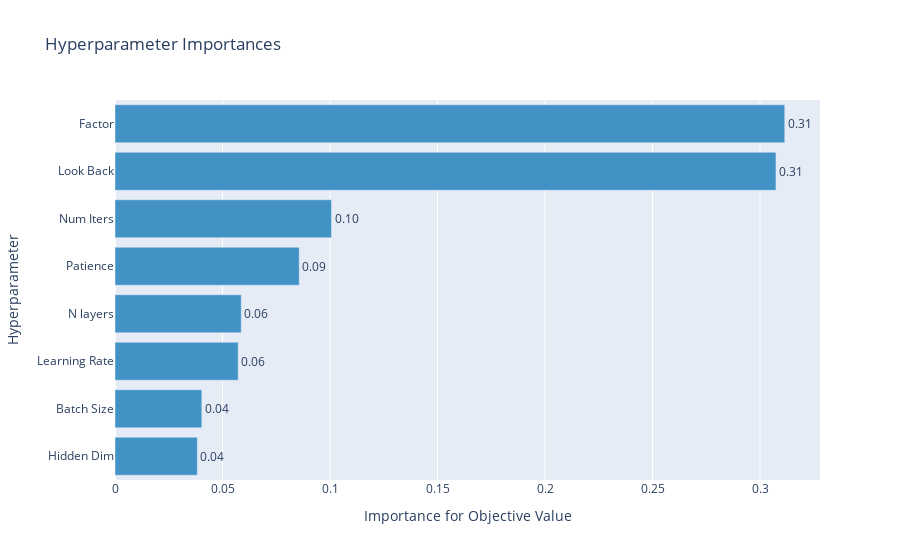

Notebook code cell kept with this figure:
### Code cell
optuna.visualization.plot_param_importances(study_gru)

### Figure 1 — Plotly figure (JSON) as saved in the notebook; plotly's stock layout.template omitted (floating-point values rounded to 4 significant figures)
{"data": [{"cliponaxis": false, "hovertemplate": ["Hidden Dim (IntLogUniformDistribution): 0.03828934204956216<extra></extra>", "Batch Size (IntLogUniformDistribution): 0.04038087053674427<extra></extra>", "Learning Rate (LogUniformDistribution): 0.05728902375320798<extra></extra>", "N layers (IntUniformDistribution): 0.0587208337586644<extra></extra>", "Patience (IntUniformDistribution): 0.08568221730480037<extra></extra>", "Num Iters (IntUniformDistribution): 0.10069628928139705<extra></extra>", "Look Back (IntUniformDistribution): 0.30742976141037565<extra></extra>", "Factor (LogUniformDistribution): 0.31151166190524815<extra></extra>"], "marker": {"color": "rgb(66,146,198)"}, "orientation": "h", "text": ["0.03828934204956216", "0.04038087053674427", "0.05728902375320798", "0.0587208337586644", "0.08568221730480037", "0.10069628928139705", "0.30742976141037565", "0.31151166190524815"], "textposition": "outside", "texttemplate": "%{text:.2f}", "type": "bar", "x": [0.03829, 0.04038, 0.05729, 0.05872, 0.08568, 0.1007, 0.3074, 0.3115], "y": ["Hidden Dim", "Batch Size", "Learning Rate", "N layers", "Patience", "Num Iters", "Look Back", "Factor"]}], "layout": {"showlegend": false, "title": {"text": "Hyperparameter Importances"}, "xaxis": {"title": {"text": "Importance for Objective Value"}}, "yaxis": {"title": {"text": "Hyperparameter"}}}}
